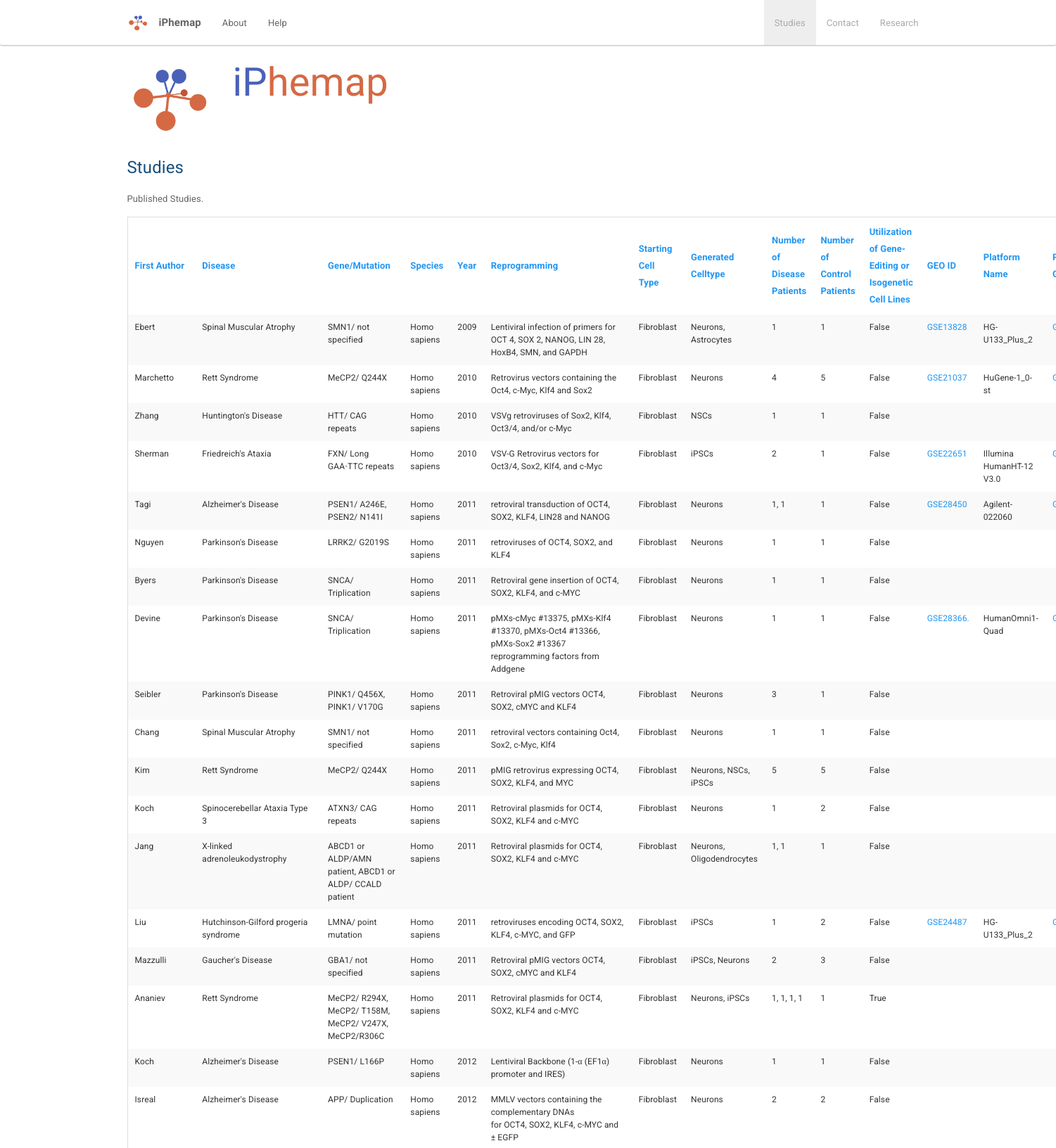
Screenshot of /studies (upper part) with the database file from the repository.
### ipscdb/models.py (models this page shows, shortened)
class Study(models.Model):
  first_author        = models.CharField(max_length=1000)
  disease             = models.CharField(max_length=1000)
  snp                 = models.CharField(max_length=1000)
  species             = models.CharField(max_length=1000)
  year                = models.IntegerField(default=0)
  reprogramming_type  = models.CharField(max_length=1000)
  starting_cell_type  = models.CharField(max_length=1000)
  target_cell_type    = models.CharField(max_length=1000)
  disease_patients    = models.CharField(max_length=1000)
  control_patients    = models.CharField(max_length=1000)
  utilization         = models.BooleanField(default=False)
  geoid               = models.CharField(max_length=1000)
  platform_name       = models.CharField(max_length=1000)
  platform_geo_id     = models.CharField(max_length=1000)
  pmid                = models.IntegerField(default=0)
  class Meta:
    ordering          = ('year',)

### ipscdb/views.py (the view)
# urls.py: url(r'^studies$', views.studies),
def studies(request):
    pmid = request.GET.get('pmid', 0)
    sort_mode = request.GET.get('sort', '')
    studies = Study.objects.all()
    if sort_mode:
        try:
            studies = studies.order_by(sort_mode)
        except: pass
    return render_to_response('ipscdb/studies.html', {
        'studies' : studies,
        'selected_pmid' : int(pmid),
        'request' : {'path' : request.path},
        })

### ipscdb/templates/ipscdb/studies.html (shortened to what this page needs)
{% extends "ipscdb/default.html" %}
{% block content %}
<h4>Studies</h4>
<p>Published Studies.</p>
<div>
  <table class="responsive">
    <tr>
      <th><a href="studies?sort=first_author">First Author</a></th>
      <th><a href="studies?sort=disease">Disease</a></th>
      <th><a href="studies?sort=snp">Gene/Mutation</a></th>
      <th><a href="studies?sort=species">Species</a></th>
      <th><a href="studies?sort=year">Year</a></th>
      <th><a href="studies?sort=reprogramming_type">Reprogramming</a></th>
      <th><a href="studies?sort=starting_cell_type">Starting Cell Type </a></th>
      <th><a href="studies?sort=target_cell_type">Generated Celltype</a></th>
      <th><a href="studies?sort=disease_patients">Number of Disease Patients</a></th>
      <th><a href="studies?sort=control_patients">Number of Control Patients</a></th>
      <th><a href="studies?sort=utilization">Utilization of Gene-Editing or Isogenetic Cell Lines </a></th>
      <th><a href="studies?sort=geoid">GEO ID</a></th>
      <th><a href="studies?sort=platform_name">Platform Name</a></th>
      <th><a href="studies?sort=platform_geo_id">Platform GEO</a></th>
    </tr>
    {% for study in studies %}
      {% if study.pmid == selected_pmid %}
      <tr style="border: 3px solid #000;" id="{{ study.pmid }}">
      {% else %}
      <tr id="{{ study.pmid }}">
      {% endif %}
        <td>{{ study.first_author       }}</td>
        <td>{{ study.disease            }}</td>
        <td>{{ study.snp                }}</td>
        <td>{{ study.species            }}</td>
        <td>{{ study.year               }}</td>
        <td>{{ study.reprogramming_type }}</td>
        <td>{{ study.starting_cell_type }}</td>
        <td>{{ study.target_cell_type   }}</td>
        <td>{{ study.disease_patients   }}</td>
        <td>{{ study.control_patients   }}</td>
        <td>{{ study.utilization        }}</td>
        <td><a href="http://www.ncbi.nlm.nih.gov/geo/query/acc.cgi?acc={{ study.geoid }}">{{ study.geoid }}</a></td>
        <td>{{ study.platform_name     }}</td>
        <td><a href="http://www.ncbi.nlm.nih.gov/geo/query/acc.cgi?acc={{ study.platform_geo_id }}">{{ study.platform_geo_id }}</a></td>
      </tr>
    {% endfor %}
  </table>
</div>
{% endblock %}

### ipscdb/static/css/main.css (style rules this page uses)
body { background: #fff; font-family: Roboto; }
h4 { margin-bottom: 20px; color: #174f7c !important; }

### ipscdb/static/css/responsive-tables.css (style rules this page uses)
table th { font-weight: bold; }
table td,table th { padding: 9px 10px; text-align: left; }
table { border-collapse: collapse; border-spacing: 0; }
table { background: #fff; -moz-border-radius: 3px; -webkit-border-radius: 3px; border-radius: 3px; margin: 0 0 18px; border: 1px solid #ddd; }
table thead tr th,table tfoot tr th,table tbody tr td,table tr td,table tfoot tr td { font-size: 12px; line-height: 18px; text-align: left; }
table tbody tr:nth-child(even) { background: #f9f9f9; }
table tbody tr td { color: #333; padding: 9px 10px; vertical-align: top; border: none; }

### rows the page displays
Study: first_author "Ebert", disease "Spinal Muscular Atrophy", snp "SMN1/ not specified", species "Homo sapiens", year "2009", reprogramming_type "Lentiviral infection of primers for OCT 4, SOX 2, NANOG, LIN 28, HoxB4, SMN, and GAPDH", starting_cell_type "Fibroblast", target_cell_type "Neurons, Astrocytes", disease_patients "1", control_patients "1", utilization "False", geoid "GSE13828", platform_name "HG-U133_Plus_2"
Study: first_author "Marchetto", disease "Rett Syndrome", snp "MeCP2/ Q244X", species "Homo sapiens", year "2010", reprogramming_type "Retrovirus vectors containing the Oct4, c-Myc, Klf4 and Sox2", starting_cell_type "Fibroblast", target_cell_type "Neurons", disease_patients "4", control_patients "5", utilization "False", geoid "GSE21037", platform_name "HuGene-1_0-st"
Study: first_author "Zhang", disease "Huntington's Disease", snp "HTT/ CAG repeats", species "Homo sapiens", year "2010", reprogramming_type "VSVg retroviruses of Sox2, Klf4, Oct3/4, and/or c-Myc", starting_cell_type "Fibroblast", target_cell_type "NSCs", disease_patients "1", control_patients "1", utilization "False"
Study: first_author "Sherman", disease "Friedreich's Ataxia", snp "FXN/ Long GAA⋅TTC repeats", species "Homo sapiens", year "2010", reprogramming_type "VSV-G Retrovirus vectors for Oct3/4, Sox2, Klf4, and c-Myc", starting_cell_type "Fibroblast", target_cell_type "iPSCs", disease_patients "2", control_patients "1", utilization "False", geoid "GSE22651", platform_name "Illumina HumanHT-12 V3.0"
Study: first_author "Tagi", disease "Alzheimer's Disease", snp "PSEN1/ A246E, PSEN2/ N141I", species "Homo sapiens", year "2011", reprogramming_type "retroviral transduction of OCT4, SOX2, KLF4, LIN28 and NANOG", starting_cell_type "Fibroblast", target_cell_type "Neurons", disease_patients "1, 1", control_patients "1", utilization "False", geoid "GSE28450", platform_name "Agilent-022060"
Study: first_author "Nguyen", disease "Parkinson's Disease", snp "LRRK2/ G2019S", species "Homo sapiens", year "2011", reprogramming_type "retroviruses of OCT4, SOX2, and KLF4", starting_cell_type "Fibroblast", target_cell_type "Neurons", disease_patients "1", control_patients "1", utilization "False"
Study: first_author "Byers", disease "Parkinson's Disease", snp "SNCA/ Triplication", species "Homo sapiens", year "2011", reprogramming_type "Retroviral gene insertion of OCT4, SOX2, KLF4, and c-MYC", starting_cell_type "Fibroblast", target_cell_type "Neurons", disease_patients "1", control_patients "1", utilization "False"
Study: first_author "Devine", disease "Parkinson's Disease", snp "SNCA/ Triplication", species "Homo sapiens", year "2011", reprogramming_type "pMXs-cMyc #13375, pMXs-Klf4 #13370, pMXs-Oct4 #13366, pMXs-Sox2 #13367 reprogramming factors from Addgene", starting_cell_type "Fibroblast", target_cell_type "Neurons", disease_patients "1", control_patients "1", utilization "False", geoid "GSE28366.", platform_name "HumanOmni1-Quad"
Study: first_author "Seibler", disease "Parkinson's Disease", snp "PINK1/ Q456X, PINK1/ V170G", species "Homo sapiens", year "2011", reprogramming_type "Retroviral pMIG vectors OCT4, SOX2, cMYC and KLF4", starting_cell_type "Fibroblast", target_cell_type "Neurons", disease_patients "3", control_patients "1", utilization "False"
Study: first_author "Chang", disease "Spinal Muscular Atrophy", snp "SMN1/ not specified", species "Homo sapiens", year "2011", reprogramming_type "retroviral vectors containing Oct4, Sox2, c-Myc, Klf4", starting_cell_type "Fibroblast", target_cell_type "Neurons", disease_patients "1", control_patients "1", utilization "False"
Study: first_author "Kim", disease "Rett Syndrome", snp "MeCP2/ Q244X", species "Homo sapiens", year "2011", reprogramming_type "pMIG retrovirus expressing OCT4, SOX2, KLF4, and MYC", starting_cell_type "Fibroblast", target_cell_type "Neurons, NSCs, iPSCs", disease_patients "5", control_patients "5", utilization "False"
Study: first_author "Koch", disease "Spinocerebellar Ataxia Type 3", snp "ATXN3/ CAG repeats", species "Homo sapiens", year "2011", reprogramming_type "Retroviral plasmids for OCT4, SOX2, KLF4 and c-MYC", starting_cell_type "Fibroblast", target_cell_type "Neurons", disease_patients "1", control_patients "2", utilization "False"
Study: first_author "Jang", disease "X-linked adrenoleukodystrophy", snp "ABCD1 or ALDP/AMN patient, ABCD1 or ALDP/ CCALD patient", species "Homo sapiens", year "2011", reprogramming_type "Retroviral plasmids for OCT4, SOX2, KLF4 and c-MYC", starting_cell_type "Fibroblast", target_cell_type "Neurons, Oligodendrocytes", disease_patients "1, 1", control_patients "1", utilization "False"
Study: first_author "Liu", disease "Hutchinson-Gilford progeria syndrome", snp "LMNA/ point mutation", species "Homo sapiens", year "2011", reprogramming_type "retroviruses encoding OCT4, SOX2, KLF4, c-MYC, and GFP", starting_cell_type "Fibroblast", target_cell_type "iPSCs", disease_patients "1", control_patients "2", utilization "False", geoid "GSE24487", platform_name "HG-U133_Plus_2"
Study: first_author "Mazzulli", disease "Gaucher's Disease", snp "GBA1/ not specified", species "Homo sapiens", year "2011", reprogramming_type "Retroviral pMIG vectors OCT4, SOX2, cMYC and KLF4", starting_cell_type "Fibroblast", target_cell_type "iPSCs, Neurons", disease_patients "2", control_patients "3", utilization "False"
Study: first_author "Ananiev", disease "Rett Syndrome", snp "MeCP2/ R294X, MeCP2/ T158M, MeCP2/ V247X, MeCP2/R306C", species "Homo sapiens", year "2011", reprogramming_type "Retroviral plasmids for OCT4, SOX2, KLF4 and c-MYC", starting_cell_type "Fibroblast", target_cell_type "Neurons, iPSCs", disease_patients "1, 1, 1, 1", control_patients "1", utilization "True"
Study: first_author "Koch", disease "Alzheimer's Disease", snp "PSEN1/ L166P", species "Homo sapiens", year "2012", reprogramming_type "Lentiviral Backbone (1-α (EF1α) promoter and IRES)", starting_cell_type "Fibroblast", target_cell_type "Neurons", disease_patients "1", control_patients "1", utilization "False"
Study: first_author "Isreal", disease "Alzheimer's Disease", snp "APP/ Duplication", species "Homo sapiens", year "2012", reprogramming_type "MMLV vectors containing the complementary DNAs for OCT4, SOX2, KLF4, c-MYC and ± EGFP", starting_cell_type "Fibroblast", target_cell_type "Neurons", disease_patients "2", control_patients "2", utilization "False"
